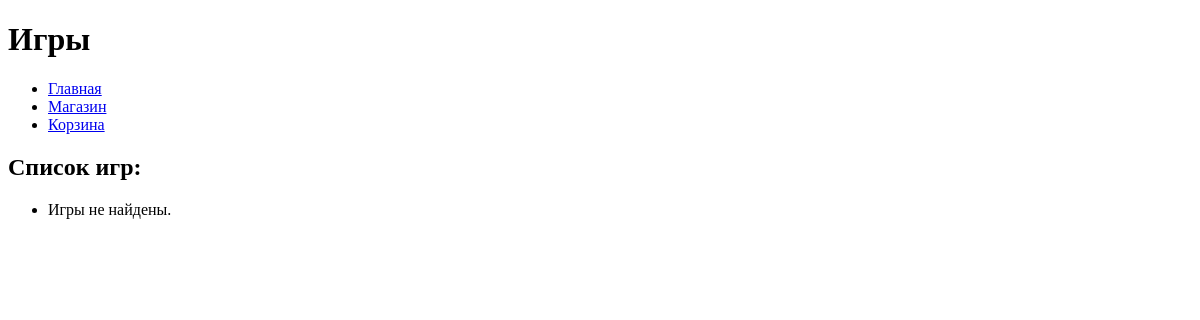
The app's page /games/, older data.
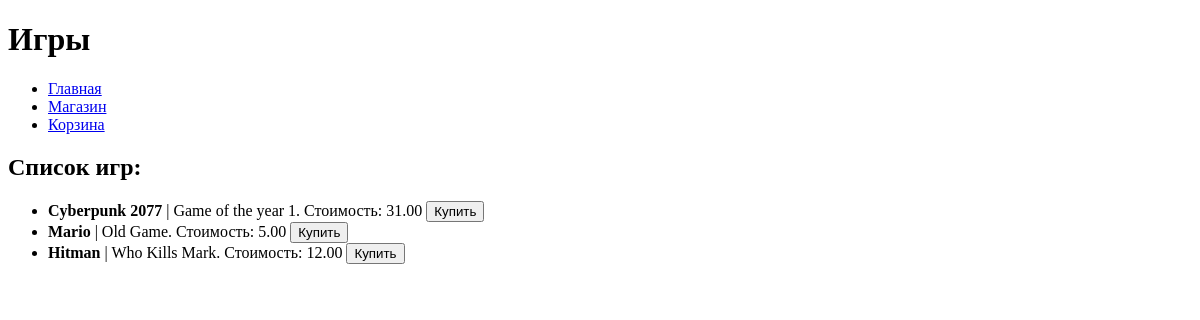
The same page, newer data.
### task1/models.py (models this page shows, shortened)
class Game(models.Model):
    title = models.CharField(max_length=200)
    cost = models.DecimalField(max_digits=10, decimal_places=2)
    size = models.DecimalField(max_digits=10, decimal_places=2)
    description = models.TextField()
    age_limited = models.BooleanField(default=False)
    buyers = models.ManyToManyField(Buyer, related_name='games')

### task1/views.py (the view)
# urls.py: path('games/', games_view, name='games'),
def games_view(request):
    games = Game.objects.all()
    return render(request, 'first_task/games.html', context={'pagename': 'Игры', 'games': games})

### templates/first_task/games.html (shortened to what this page needs)
<!DOCTYPE html>
<html lang="ru">
<head>
</head>
<body>
    <header>
        <h1>Игры</h1>
        <nav>
            <ul>
                <li><a href="/">Главная</a></li>
                <li><a href="/shop/">Магазин</a></li>
                <li><a href="/cart/">Корзина</a></li>
            </ul>
        </nav>
    </header>
    <main>
        <h2>Список игр:</h2>
        <ul>
            {% for game in games %}
                <li>
                    <strong>{{ game.title }}</strong> | {{ game.description }}.
                    Стоимость: {{ game.cost }}
                    <button>Купить</button>
                </li>
            {% empty %}
                <li>Игры не найдены.</li>
            {% endfor %}
        </ul>
    </main>
</body>
</html>

Row changes from the older to the newer data that the page shows:
added Game: title "Cyberpunk 2077", description "Game of the year 1", cost "31.00"
added Game: title "Mario", description "Old Game", cost "5.00"
added Game: title "Hitman", description "Who Kills Mark", cost "12.00"
Text that changed along with them:
text no longer shown: "Игры не найдены."
